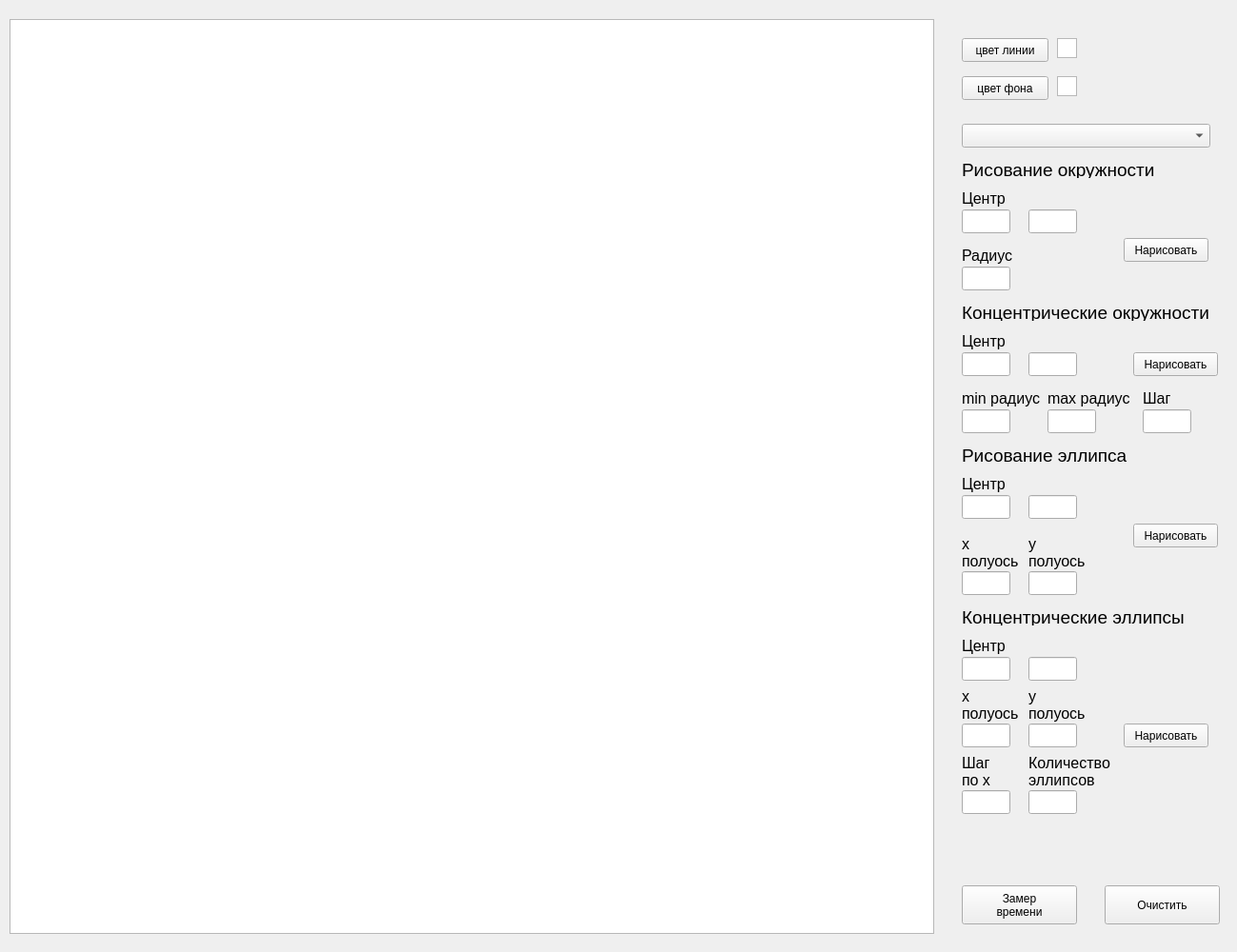
<?xml version="1.0" encoding="UTF-8"?>
<ui version="4.0">
 <class>MainWindow</class>
 <widget class="QMainWindow" name="MainWindow">
  <property name="geometry">
   <rect>
    <x>0</x>
    <y>0</y>
    <width>1299</width>
    <height>1000</height>
   </rect>
  </property>
  <property name="windowTitle">
   <string>MainWindow</string>
  </property>
  <widget class="QWidget" name="centralwidget">
   <widget class="QPushButton" name="pick_fg_color_btn">
    <property name="geometry">
     <rect>
      <x>1010</x>
      <y>40</y>
      <width>91</width>
      <height>25</height>
     </rect>
    </property>
    <property name="text">
     <string>цвет линии</string>
    </property>
   </widget>
   <widget class="QPushButton" name="pick_bg_color_btn">
    <property name="geometry">
     <rect>
      <x>1010</x>
      <y>80</y>
      <width>91</width>
      <height>25</height>
     </rect>
    </property>
    <property name="text">
     <string>цвет фона</string>
    </property>
   </widget>
   <widget class="QGraphicsView" name="graphicsView_1">
    <property name="geometry">
     <rect>
      <x>1110</x>
      <y>40</y>
      <width>21</width>
      <height>21</height>
     </rect>
    </property>
   </widget>
   <widget class="QGraphicsView" name="graphicsView_2">
    <property name="geometry">
     <rect>
      <x>1110</x>
      <y>80</y>
      <width>21</width>
      <height>21</height>
     </rect>
    </property>
   </widget>
   <widget class="QGraphicsView" name="graphicsView">
    <property name="geometry">
     <rect>
      <x>10</x>
      <y>20</y>
      <width>971</width>
      <height>961</height>
     </rect>
    </property>
   </widget>
   <widget class="QComboBox" name="method_select">
    <property name="geometry">
     <rect>
      <x>1010</x>
      <y>130</y>
      <width>261</width>
      <height>25</height>
     </rect>
    </property>
   </widget>
   <widget class="QLabel" name="label">
    <property name="geometry">
     <rect>
      <x>1010</x>
      <y>170</y>
      <width>221</width>
      <height>17</height>
     </rect>
    </property>
    <property name="font">
     <font>
      <pointsize>14</pointsize>
     </font>
    </property>
    <property name="text">
     <string>Рисование окружности</string>
    </property>
   </widget>
   <widget class="QLineEdit" name="xco_input">
    <property name="geometry">
     <rect>
      <x>1010</x>
      <y>220</y>
      <width>51</width>
      <height>25</height>
     </rect>
    </property>
   </widget>
   <widget class="QLineEdit" name="yco_input">
    <property name="geometry">
     <rect>
      <x>1080</x>
      <y>220</y>
      <width>51</width>
      <height>25</height>
     </rect>
    </property>
   </widget>
   <widget class="QLineEdit" name="r_input">
    <property name="geometry">
     <rect>
      <x>1010</x>
      <y>280</y>
      <width>51</width>
      <height>25</height>
     </rect>
    </property>
   </widget>
   <widget class="QPushButton" name="draw_circle_btn">
    <property name="geometry">
     <rect>
      <x>1180</x>
      <y>250</y>
      <width>89</width>
      <height>25</height>
     </rect>
    </property>
    <property name="text">
     <string>Нарисовать</string>
    </property>
   </widget>
   <widget class="QLabel" name="label_2">
    <property name="geometry">
     <rect>
      <x>1010</x>
      <y>320</y>
      <width>281</width>
      <height>17</height>
     </rect>
    </property>
    <property name="font">
     <font>
      <pointsize>14</pointsize>
     </font>
    </property>
    <property name="text">
     <string>Концентрические окружности</string>
    </property>
   </widget>
   <widget class="QLabel" name="label_3">
    <property name="geometry">
     <rect>
      <x>1010</x>
      <y>200</y>
      <width>171</width>
      <height>17</height>
     </rect>
    </property>
    <property name="font">
     <font>
      <pointsize>12</pointsize>
     </font>
    </property>
    <property name="text">
     <string>Центр</string>
    </property>
   </widget>
   <widget class="QLabel" name="label_4">
    <property name="geometry">
     <rect>
      <x>1010</x>
      <y>260</y>
      <width>171</width>
      <height>17</height>
     </rect>
    </property>
    <property name="font">
     <font>
      <pointsize>12</pointsize>
     </font>
    </property>
    <property name="text">
     <string>Радиус</string>
    </property>
   </widget>
   <widget class="QLabel" name="label_5">
    <property name="geometry">
     <rect>
      <x>1010</x>
      <y>350</y>
      <width>171</width>
      <height>17</height>
     </rect>
    </property>
    <property name="font">
     <font>
      <pointsize>12</pointsize>
     </font>
    </property>
    <property name="text">
     <string>Центр</string>
    </property>
   </widget>
   <widget class="QLineEdit" name="xcoc_input">
    <property name="geometry">
     <rect>
      <x>1010</x>
      <y>370</y>
      <width>51</width>
      <height>25</height>
     </rect>
    </property>
   </widget>
   <widget class="QLineEdit" name="ycoc_input">
    <property name="geometry">
     <rect>
      <x>1080</x>
      <y>370</y>
      <width>51</width>
      <height>25</height>
     </rect>
    </property>
   </widget>
   <widget class="QLabel" name="label_6">
    <property name="geometry">
     <rect>
      <x>1010</x>
      <y>410</y>
      <width>91</width>
      <height>17</height>
     </rect>
    </property>
    <property name="font">
     <font>
      <pointsize>12</pointsize>
     </font>
    </property>
    <property name="text">
     <string>min радиус</string>
    </property>
   </widget>
   <widget class="QLineEdit" name="rstart_input">
    <property name="geometry">
     <rect>
      <x>1010</x>
      <y>430</y>
      <width>51</width>
      <height>25</height>
     </rect>
    </property>
   </widget>
   <widget class="QLabel" name="label_7">
    <property name="geometry">
     <rect>
      <x>1100</x>
      <y>410</y>
      <width>91</width>
      <height>17</height>
     </rect>
    </property>
    <property name="font">
     <font>
      <pointsize>12</pointsize>
     </font>
    </property>
    <property name="text">
     <string>max радиус</string>
    </property>
   </widget>
   <widget class="QLineEdit" name="rend_input">
    <property name="geometry">
     <rect>
      <x>1100</x>
      <y>430</y>
      <width>51</width>
      <height>25</height>
     </rect>
    </property>
   </widget>
   <widget class="QPushButton" name="draw_concircle_btn">
    <property name="geometry">
     <rect>
      <x>1190</x>
      <y>370</y>
      <width>89</width>
      <height>25</height>
     </rect>
    </property>
    <property name="text">
     <string>Нарисовать</string>
    </property>
   </widget>
   <widget class="QPushButton" name="time_btn">
    <property name="geometry">
     <rect>
      <x>1010</x>
      <y>930</y>
      <width>121</width>
      <height>41</height>
     </rect>
    </property>
    <property name="text">
     <string>Замер
времени</string>
    </property>
   </widget>
   <widget class="QPushButton" name="clr_btn">
    <property name="geometry">
     <rect>
      <x>1160</x>
      <y>930</y>
      <width>121</width>
      <height>41</height>
     </rect>
    </property>
    <property name="text">
     <string>Очистить</string>
    </property>
   </widget>
   <widget class="QLineEdit" name="xcec_input">
    <property name="geometry">
     <rect>
      <x>1010</x>
      <y>690</y>
      <width>51</width>
      <height>25</height>
     </rect>
    </property>
   </widget>
   <widget class="QPushButton" name="draw_ellipse_btn">
    <property name="geometry">
     <rect>
      <x>1190</x>
      <y>550</y>
      <width>89</width>
      <height>25</height>
     </rect>
    </property>
    <property name="text">
     <string>Нарисовать</string>
    </property>
   </widget>
   <widget class="QLineEdit" name="ycec_input">
    <property name="geometry">
     <rect>
      <x>1080</x>
      <y>690</y>
      <width>51</width>
      <height>25</height>
     </rect>
    </property>
   </widget>
   <widget class="QLabel" name="label_9">
    <property name="geometry">
     <rect>
      <x>1010</x>
      <y>470</y>
      <width>221</width>
      <height>17</height>
     </rect>
    </property>
    <property name="font">
     <font>
      <pointsize>14</pointsize>
     </font>
    </property>
    <property name="text">
     <string>Рисование эллипса</string>
    </property>
   </widget>
   <widget class="QLabel" name="label_10">
    <property name="geometry">
     <rect>
      <x>1010</x>
      <y>640</y>
      <width>281</width>
      <height>17</height>
     </rect>
    </property>
    <property name="font">
     <font>
      <pointsize>14</pointsize>
     </font>
    </property>
    <property name="text">
     <string>Концентрические эллипсы</string>
    </property>
   </widget>
   <widget class="QLineEdit" name="yce_input">
    <property name="geometry">
     <rect>
      <x>1080</x>
      <y>520</y>
      <width>51</width>
      <height>25</height>
     </rect>
    </property>
   </widget>
   <widget class="QLabel" name="label_11">
    <property name="geometry">
     <rect>
      <x>1010</x>
      <y>500</y>
      <width>171</width>
      <height>17</height>
     </rect>
    </property>
    <property name="font">
     <font>
      <pointsize>12</pointsize>
     </font>
    </property>
    <property name="text">
     <string>Центр</string>
    </property>
   </widget>
   <widget class="QLineEdit" name="xce_input">
    <property name="geometry">
     <rect>
      <x>1010</x>
      <y>520</y>
      <width>51</width>
      <height>25</height>
     </rect>
    </property>
   </widget>
   <widget class="QPushButton" name="draw_con_ellipse_btn">
    <property name="geometry">
     <rect>
      <x>1180</x>
      <y>760</y>
      <width>89</width>
      <height>25</height>
     </rect>
    </property>
    <property name="text">
     <string>Нарисовать</string>
    </property>
   </widget>
   <widget class="QLineEdit" name="a_input">
    <property name="geometry">
     <rect>
      <x>1010</x>
      <y>600</y>
      <width>51</width>
      <height>25</height>
     </rect>
    </property>
   </widget>
   <widget class="QLabel" name="label_12">
    <property name="geometry">
     <rect>
      <x>1010</x>
      <y>670</y>
      <width>171</width>
      <height>17</height>
     </rect>
    </property>
    <property name="font">
     <font>
      <pointsize>12</pointsize>
     </font>
    </property>
    <property name="text">
     <string>Центр</string>
    </property>
   </widget>
   <widget class="QLabel" name="label_13">
    <property name="geometry">
     <rect>
      <x>1010</x>
      <y>560</y>
      <width>61</width>
      <height>41</height>
     </rect>
    </property>
    <property name="font">
     <font>
      <pointsize>12</pointsize>
     </font>
    </property>
    <property name="text">
     <string>х
полуось</string>
    </property>
   </widget>
   <widget class="QLabel" name="label_15">
    <property name="geometry">
     <rect>
      <x>1080</x>
      <y>560</y>
      <width>71</width>
      <height>41</height>
     </rect>
    </property>
    <property name="font">
     <font>
      <pointsize>12</pointsize>
     </font>
    </property>
    <property name="text">
     <string>у
полуось</string>
    </property>
   </widget>
   <widget class="QLineEdit" name="b_input">
    <property name="geometry">
     <rect>
      <x>1080</x>
      <y>600</y>
      <width>51</width>
      <height>25</height>
     </rect>
    </property>
   </widget>
   <widget class="QLabel" name="label_14">
    <property name="geometry">
     <rect>
      <x>1010</x>
      <y>720</y>
      <width>71</width>
      <height>41</height>
     </rect>
    </property>
    <property name="font">
     <font>
      <pointsize>12</pointsize>
     </font>
    </property>
    <property name="text">
     <string>х
полуось</string>
    </property>
   </widget>
   <widget class="QLineEdit" name="minb_input">
    <property name="geometry">
     <rect>
      <x>1080</x>
      <y>760</y>
      <width>51</width>
      <height>25</height>
     </rect>
    </property>
   </widget>
   <widget class="QLabel" name="label_16">
    <property name="geometry">
     <rect>
      <x>1080</x>
      <y>720</y>
      <width>71</width>
      <height>41</height>
     </rect>
    </property>
    <property name="font">
     <font>
      <pointsize>12</pointsize>
     </font>
    </property>
    <property name="text">
     <string>у
полуось</string>
    </property>
   </widget>
   <widget class="QLineEdit" name="mina_input">
    <property name="geometry">
     <rect>
      <x>1010</x>
      <y>760</y>
      <width>51</width>
      <height>25</height>
     </rect>
    </property>
   </widget>
   <widget class="QLabel" name="label_17">
    <property name="geometry">
     <rect>
      <x>1010</x>
      <y>790</y>
      <width>61</width>
      <height>41</height>
     </rect>
    </property>
    <property name="font">
     <font>
      <pointsize>12</pointsize>
     </font>
    </property>
    <property name="text">
     <string>Шаг
по х</string>
    </property>
   </widget>
   <widget class="QLineEdit" name="n_input">
    <property name="geometry">
     <rect>
      <x>1080</x>
      <y>830</y>
      <width>51</width>
      <height>25</height>
     </rect>
    </property>
   </widget>
   <widget class="QLabel" name="label_18">
    <property name="geometry">
     <rect>
      <x>1080</x>
      <y>790</y>
      <width>91</width>
      <height>41</height>
     </rect>
    </property>
    <property name="font">
     <font>
      <pointsize>12</pointsize>
     </font>
    </property>
    <property name="text">
     <string>Количество
эллипсов</string>
    </property>
   </widget>
   <widget class="QLineEdit" name="step_a_input">
    <property name="geometry">
     <rect>
      <x>1010</x>
      <y>830</y>
      <width>51</width>
      <height>25</height>
     </rect>
    </property>
   </widget>
   <widget class="QLineEdit" name="rstep_input">
    <property name="geometry">
     <rect>
      <x>1200</x>
      <y>430</y>
      <width>51</width>
      <height>25</height>
     </rect>
    </property>
   </widget>
   <widget class="QLabel" name="label_8">
    <property name="geometry">
     <rect>
      <x>1200</x>
      <y>410</y>
      <width>41</width>
      <height>17</height>
     </rect>
    </property>
    <property name="font">
     <font>
      <pointsize>12</pointsize>
     </font>
    </property>
    <property name="text">
     <string>Шаг</string>
    </property>
   </widget>
  </widget>
 </widget>
 <resources/>
 <connections/>
</ui>
